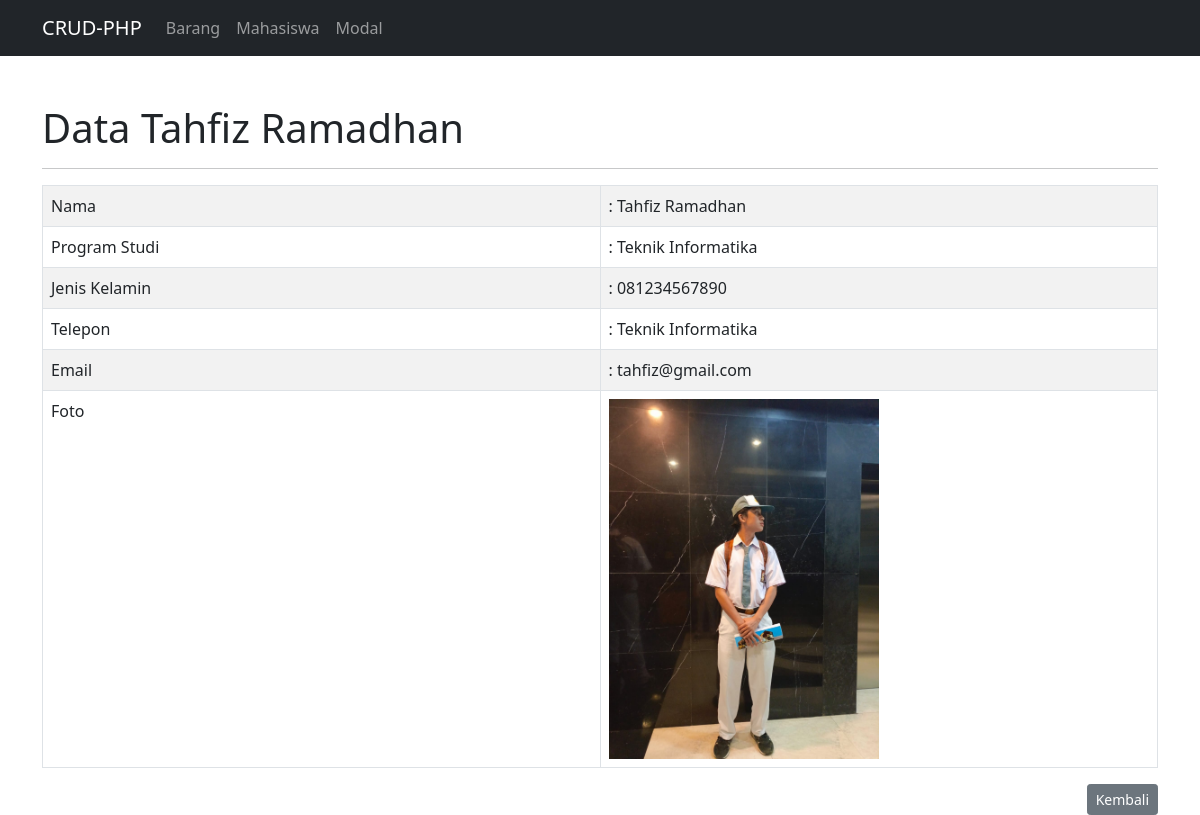
The app's page /detail-mahasiswa.php?id_mahasiswa=4 with its own data.
### tables this page shows
CREATE TABLE `mahasiswa` (
  `id_mahasiswa` int(11) NOT NULL,
  `nama` varchar(100) NOT NULL,
  `prodi` varchar(50) NOT NULL,
  `jk` varchar(10) NOT NULL,
  `telepon` varchar(30) NOT NULL,
  `email` varchar(30) NOT NULL,
  `foto` varchar(100) NOT NULL
);

### config/controller.php (called while the page is built, shortened)
<?php
function select($query)
{
    global $db;
    $result = mysqli_query($db, $query);
    $rows = [];
    while ($row = mysqli_fetch_assoc($result)) {
        $rows[] = $row;
    }
    return $rows;
}

### detail-mahasiswa.php (the view, shortened to what this page needs)
<?php
include 'layout/header.php';
$id_mahasiswa = (int)$_GET['id_mahasiswa'];
$mahasiswa = select("SELECT * FROM mahasiswa WHERE id_mahasiswa = $id_mahasiswa")[0];
?>
<div class="container mt-5">
<h1>Data <?= $mahasiswa['nama']; ?> </h1>
  <hr>
  <table class="table table-bordered table-striped mt-3">
    <tr>
        <td>Nama</td>
        <td>: <?= $mahasiswa['nama']; ?></td>
    </tr>
    <tr>
        <td>Program Studi</td>
        <td>: <?= $mahasiswa['prodi']; ?></td>
    </tr>
    <tr>
        <td>Jenis Kelamin</td>
        <td>: <?= $mahasiswa['telepon']; ?></td>
    </tr>
    <tr>
        <td>Telepon</td>
        <td>: <?= $mahasiswa['prodi']; ?></td>
    </tr>
    <tr>
        <td>Email</td>
        <td>: <?= $mahasiswa['email']; ?></td>
    </tr>
    <tr>
        <td width="50%">Foto</td>
        <td>
            <a href="assets/img/<?= $mahasiswa['foto']; ?>">
            <img src="assets/img/<?= $mahasiswa['foto']; ?>" alt="foto" width="50%">
            </a>
        </td>
    </tr>
  </table>
    <a href="mahasiswa.php" class="btn btn-secondary btn-sm" style="float: right ;">Kembali</a>
</div>
<?php include 'layout/footer.php'; ?>

### records on screen
mahasiswa: nama "Tahfiz Ramadhan", prodi "Teknik Informatika", telepon "081234567890", email "tahfiz@gmail.com", foto (picture)
